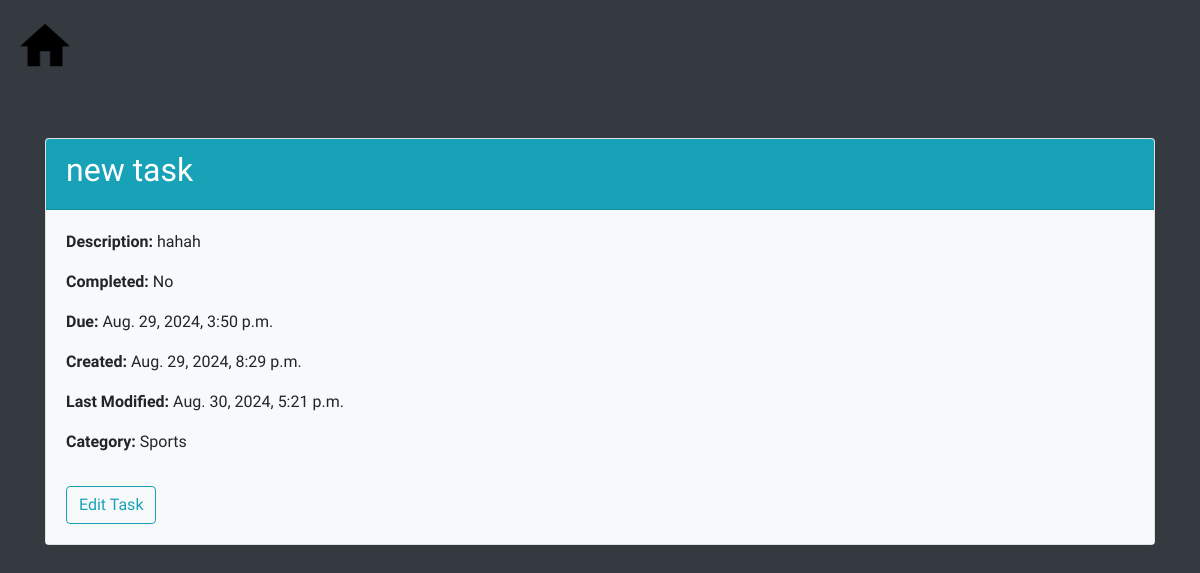
The app's page /task/9/ (signed in), older data.
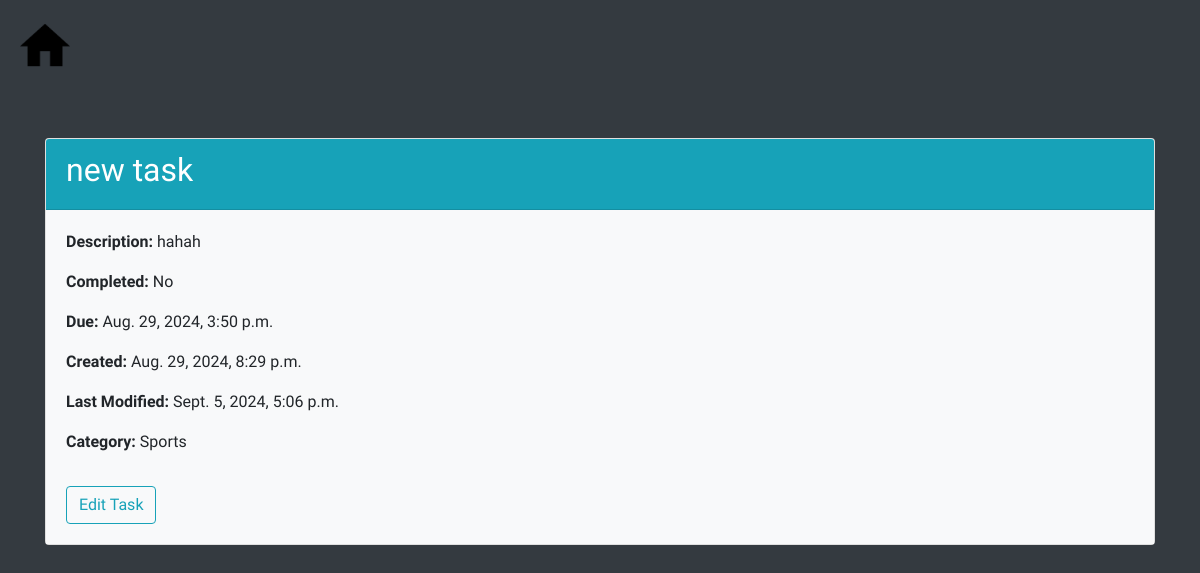
The same page, newer data.
### todo/models.py (models this page shows, shortened)
class Task(models.Model):
    heading=models.CharField(max_length=200)
    description=models.TextField(null=True,blank=True)
    completed=models.BooleanField(default=False)
    due=models.DateTimeField(null=True,blank=True)
    created=models.DateTimeField(auto_now_add=True)
    modified=models.DateTimeField(auto_now=True)
    category=models.ForeignKey('Category',on_delete=models.SET_NULL,null=True,blank=True,default=1)
    user = models.ForeignKey(User, on_delete=models.CASCADE)

class Category(models.Model):
    name=models.CharField(max_length=100)

### todo/views.py (the view)
# urls.py: path('task/<int:pk>/', views.view_details, name='task_detail'),
@login_required
def view_details(request,pk):
    task=get_object_or_404(Task,pk=pk)
    context={'task':task}
    return render(request,'task_details.html',context)

### templates/task_details.html (shortened to what this page needs)
<!DOCTYPE html>
<html lang="en">
  <head>
    {% load static %}
    <link rel="stylesheet" href="https://cdn.jsdelivr.net/npm/bootstrap@4.4.1/dist/css/bootstrap.min.css">
  </head>
  <body class="bg-dark">
  <a href="{% url 'task_list' %}"><img src="{% static 'homeicon.png'%}" style="width:50px;height:50px; margin:20px;cursor:pointer; "></a>
    <div class="container mt-5">
      <div class="card">
        <div class="card-header bg-info text-white">
          <h2>{{ task.heading }}</h2>
        </div>
        <div class="card-body bg-light">
          <p class="card-text"><strong>Description:</strong> {{ task.description }}</p>
          <p class="card-text"><strong>Completed:</strong> {{ task.completed|yesno:"Yes,No" }}</p>
          <p class="card-text"><strong>Due:</strong> {{ task.due }}</p>
          <p class="card-text"><strong>Created:</strong> {{ task.created }}</p>
          <p class="card-text"><strong>Last Modified:</strong> {{ task.modified }}</p>
          <p class="card-text"><strong>Category:</strong> {{ task.category.name }}</p>
          <a href="{% url 'task_update' task.pk %}" class="btn btn-outline-info mt-3">Edit Task</a>
        </div>
      </div>
    </div>
  </body>
</html>

Row changes from the older to the newer data that the page shows:
changed Task "new task": modified "Aug. 30, 2024, 5:21 p.m." → "Sept. 5, 2024, 5:06 p.m."
